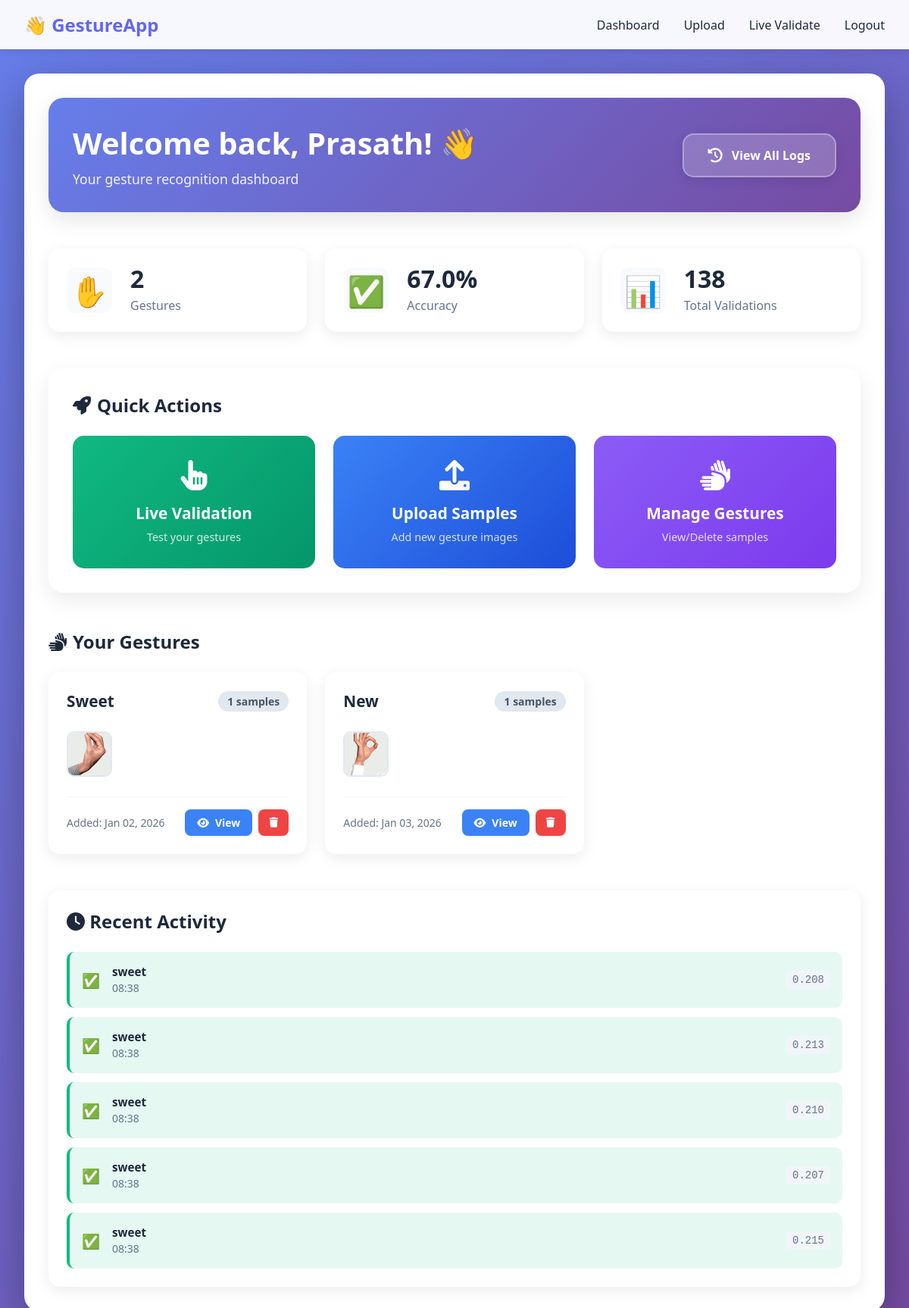
/dashboard (signed in), run on the app's committed database.
### models.py (models this page shows, shortened)
class User(UserMixin, db.Model):
    __tablename__ = 'users'
    id = db.Column(db.Integer, primary_key=True)
    username = db.Column(db.String(80), unique=True, nullable=False, index=True)
    email = db.Column(db.String(120), unique=True, nullable=False, index=True)
    password_hash = db.Column(db.String(255), nullable=False)
    created_at = db.Column(db.DateTime, default=datetime.utcnow)
    gestures = db.relationship('Gesture', backref='user', lazy=True, cascade='all, delete-orphan')
    validation_logs = db.relationship('ValidationLog', backref='user', lazy=True, cascade='all, delete-orphan')

class Gesture(db.Model):
    __tablename__ = 'gestures'
    id = db.Column(db.Integer, primary_key=True)
    user_id = db.Column(db.Integer, db.ForeignKey('users.id'), nullable=False)
    name = db.Column(db.String(100), nullable=False)
    description = db.Column(db.Text)
    created_at = db.Column(db.DateTime, default=datetime.utcnow)
    samples = db.relationship('GestureSample', backref='gesture', lazy=True, cascade='all, delete-orphan')
    @property
    def sample_count(self):
        return len(self.samples) if self.samples else 0

class GestureSample(db.Model):
    __tablename__ = 'gesture_samples'
    id = db.Column(db.Integer, primary_key=True)
    gesture_id = db.Column(db.Integer, db.ForeignKey('gestures.id'), nullable=False)
    image_path = db.Column(db.String(255), nullable=False)
    landmarks_json = db.Column(db.Text, nullable=False)
    created_at = db.Column(db.DateTime, default=datetime.utcnow)
    @property
    def landmarks(self):
        return json.loads(self.landmarks_json)

class ValidationLog(db.Model):
    __tablename__ = 'validation_logs'
    id = db.Column(db.Integer, primary_key=True)
    user_id = db.Column(db.Integer, db.ForeignKey('users.id'), nullable=False)
    detected_gesture = db.Column(db.String(100))
    expected_gestures = db.Column(db.Text)
    is_correct = db.Column(db.Boolean, nullable=False)
    distance = db.Column(db.Float)
    threshold_used = db.Column(db.Float)
    session_id = db.Column(db.String(100))
    timestamp = db.Column(db.DateTime, default=datetime.utcnow, index=True)

### app.py (the view)
@app.route('/dashboard')
@login_required
def dashboard():
    gestures = Gesture.query.filter_by(user_id=current_user.id).all()
    total_gestures = len(gestures)
    total_samples = sum(gesture.sample_count for gesture in gestures)
    total_validations = ValidationLog.query.filter_by(
        user_id=current_user.id
    ).count()
    recent_logs = ValidationLog.query.filter_by(
        user_id=current_user.id
    ).order_by(
        ValidationLog.timestamp.desc()
    ).limit(100).all()
    if recent_logs:
        correct_count = sum(1 for log in recent_logs if log.is_correct)
        accuracy = round((correct_count / len(recent_logs)) * 100, 1)
    else:
        accuracy = 0
    recent_logs_display = recent_logs[:5]
    return render_template('dashboard.html',
                         gestures=gestures,
                         total_gestures=total_gestures,
                         total_samples=total_samples,
                         total_validations=total_validations,  # Now shows actual count
                         accuracy=accuracy,
                         recent_logs=recent_logs_display)

### app.py (called while the page is built)
@login_manager.user_loader
def load_user(user_id):
    return db.session.get(User, int(user_id))

### templates/dashboard.html (shortened to what this page needs)
{% extends "base.html" %}
{% block content %}
<div class="dashboard-container">
    <div class="welcome-card">
        <div class="welcome-content">
            <h1>Welcome back, {{ current_user.username }}! 👋</h1>
            <p class="subtitle">Your gesture recognition dashboard</p>
        </div>
        <a href="{{ url_for('validation_logs') }}" class="btn-view-logs">
            <i class="fas fa-history"></i>
            <span>View All Logs</span>
        </a>
    </div>
<div class="stats-grid">
    <div class="stat-card">
        <div class="stat-icon">✋</div>
        <div class="stat-content">
            <h3>{{ total_gestures }}</h3>
            <p>Gestures</p>
        </div>
    </div>
    <div class="stat-card">
        <div class="stat-icon">✅</div>
        <div class="stat-content">
            <h3>{{ accuracy }}%</h3>
            <p>Accuracy</p>
        </div>
    </div>
    <div class="stat-card stat-card-clickable" onclick="window.location.href='{{ url_for('validation_logs') }}'">
        <div class="stat-icon">📊</div>
        <div class="stat-content">
            <h3>{{ total_validations }}</h3>
            <p>Total Validations</p>
        </div>
    </div>
</div>
    <div class="main-action-card">
        <h2><i class="fas fa-rocket"></i> Quick Actions</h2>
        <div class="action-buttons">
            <a href="{{ url_for('live_validation') }}" class="action-btn primary">
                <i class="fas fa-hand-pointer"></i>
                <span>Live Validation</span>
                <small>Test your gestures</small>
            </a>
            <a href="{{ url_for('upload_gesture') }}" class="action-btn secondary">
                <i class="fas fa-upload"></i>
                <span>Upload Samples</span>
                <small>Add new gesture images</small>
            </a>
            <a href="{{ url_for('manage_gestures') }}" class="action-btn tertiary">
                <i class="fas fa-hands"></i>
                <span>Manage Gestures</span>
                <small>View/Delete samples</small>
            </a>
        </div>
    </div>
    <div class="gestures-section">
        <h2><i class="fas fa-hands"></i> Your Gestures</h2>
        {% if gestures %}
        <div class="gestures-grid">
            {% for gesture in gestures %}
            <div class="gesture-card">
                <div class="gesture-header">
                    <h3>{{ gesture.name|title }}</h3>
                    <span class="sample-badge">{{ gesture.sample_count }} samples</span>
                </div>
                <div class="gesture-samples">
                    {% if gesture.samples %}
                        {% for sample in gesture.samples[:3] %}
                        <div class="sample-image">
                            <img src="{{ url_for('uploaded_file', filename=sample.image_path) }}"
                                 alt="{{ gesture.name }} sample {{ loop.index }}"
                                 loading="lazy"
                                 onerror="this.style.display='none'">
                        </div>
                        {% endfor %}
                    {% else %}
                        <div class="no-samples">
                            <i class="fas fa-image"></i>
                            <p>No samples yet</p>
                        </div>
                    {% endif %}
                </div>
                <div class="gesture-footer">
                    <span class="gesture-date">
                        Added: {{ gesture.created_at.strftime('%b %d, %Y') }}
                    </span>
                    <div class="gesture-actions">
                        <a href="{{ url_for('manage_gestures') }}" class="btn-view">
                            <i class="fas fa-eye"></i> View
                        </a>
                        <button class="btn-delete" onclick="deleteGesture({{ gesture.id }})">
                            <i class="fas fa-trash"></i>
                        </button>
                    </div>
                </div>
            </div>
            {% endfor %}
        </div>
        {% endif %}
    </div>
    {% if recent_logs %}
    <div class="recent-activity">
        <h2><i class="fas fa-clock"></i> Recent Activity</h2>
        <div class="activity-list">
            {% for log in recent_logs %}
            <div class="activity-item {{ 'success' if log.is_correct else 'error' }}">
                <div class="activity-icon">
                    {% if log.is_correct %}✅{% else %}❌{% endif %}
                </div>
                <div class="activity-details">
                    <strong>{{ log.detected_gesture|default('No match', true) }}</strong>
                    <span>{{ log.timestamp.strftime('%H:%M') }}</span>
                </div>
                {% if log.distance %}
                <div class="activity-distance">
                    {{ "%.3f"|format(log.distance) }}
                </div>
                {% endif %}
            </div>
            {% endfor %}
        </div>
    </div>
    {% endif %}
</div>
{% endblock %}

### static/css/style.css (style rules this page uses)
* { margin: 0; padding: 0; box-sizing: border-box; }
:root { --primary: #6366f1; --primary-dark: #4f46e5; --secondary: #8b5cf6; --success: #10b981; --danger: #ef4444; --warning: #f59e0b; --dark: #1e293b; --light: #f1f5f9; --gray: #64748b; --white: #ffffff; }
body { font-family: 'Segoe UI', Tahoma, Geneva, Verdana, sans-serif; background: linear-gradient(135deg, #667eea 0%, #764ba2 100%); min-height: 100vh; color: var(--dark); }
.dashboard-container { background: white; border-radius: 20px; padding: 3rem; box-shadow: 0 20px 60px rgba(0,0,0,0.3); }

### data on the page
User: username "Prasath"
Gesture: name "Sweet", sample_count "1", created_at "Jan 02, 2026"
GestureSample: image_path.name (picture)
Gesture: name "New", sample_count "1", created_at "Jan 03, 2026"
GestureSample: image_path (picture)
ValidationLog: detected_gesture "sweet", timestamp "08:38", distance "0.208"
ValidationLog: detected_gesture "sweet", timestamp "08:38", distance "0.213"
ValidationLog: detected_gesture "sweet", timestamp "08:38", distance "0.210"
ValidationLog: detected_gesture "sweet", timestamp "08:38", distance "0.207"
ValidationLog: detected_gesture "sweet", timestamp "08:38", distance "0.215"

### other printed values
{{ total_gestures }} "2"
{{ accuracy }} "67.0"
{{ total_validations }} "138"
